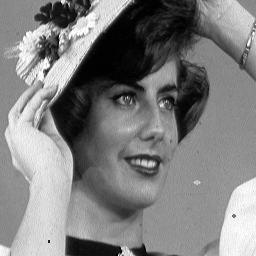
#> input picture Image_for_TeamSV/FEMME-NOISE.png, 256 x 256 px
$ python 'test 5-loc tuyen tinh.py'
#> lines starting #> are read from the running program, lines starting #| are printed output that depends on the picture
import cv2 as cv
import numpy as np
import matplotlib.pyplot as plt
from scipy.ndimage import convolve, gaussian_filter
import os

# Get the project directory and image path
project_dir = os.path.dirname(os.path.dirname(__file__))
image_path = os.path.join(project_dir, "Image_for_TeamSV", "FEMME-NOISE.png")

# Read the image
img = cv.imread(image_path, cv.IMREAD_GRAYSCALE)
#> img is the input picture: shape (256, 256); min 0, max 255, mean 127.1

# Check if the image was loaded successfully
if img is None:
    print("Không thể tải ảnh. Hãy kiểm tra đường dẫn.")
else:
    # Average filter
    average_filter = np.ones((3, 3)) / 9
    img_average_filtered = convolve(img, average_filter)
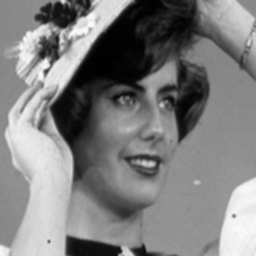
#> img_average_filtered: shape (256, 256); min 0, max 253, mean 126.7

    # Gaussian filter
    img_gaussian_filtered = gaussian_filter(img, sigma=1)

    # Sharpening filter
    sharpening_filter = np.array([
        [0, -1, 0],
        [-1, 5, -1],
        [0, -1, 0]
    ])
    img_sharpened = convolve(img, sharpening_filter)
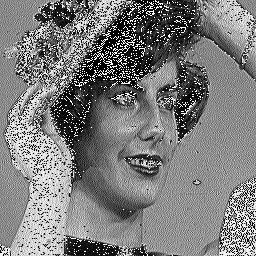
#> img_sharpened: shape (256, 256); min 0, max 255, mean 124.6

    # Display original and filtered images
    plt.figure(figsize=(15, 5))

    plt.subplot(1, 4, 1)
    plt.imshow(img, cmap='gray')
    plt.title('Ảnh gốc')

    plt.subplot(1, 4, 2)
    plt.imshow(img_average_filtered, cmap='gray')
    plt.title('Lọc trung bình')

    plt.subplot(1, 4, 3)
    plt.imshow(img_gaussian_filtered, cmap='gray')
    plt.title('Lọc Gaussian')

    plt.subplot(1, 4, 4)
    plt.imshow(img_sharpened, cmap='gray')
    plt.title('Lọc làm sắc nét')

    plt.tight_layout()
    plt.show()
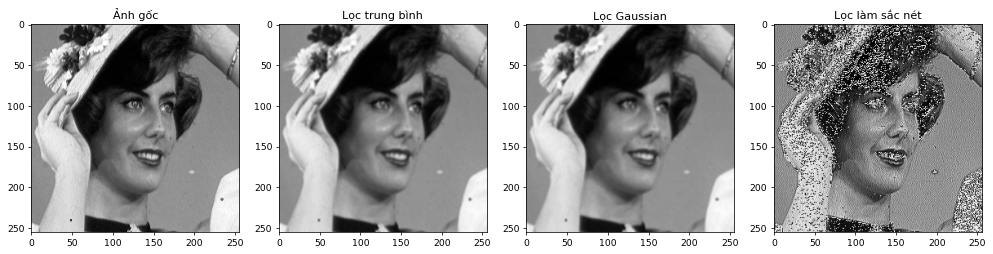
#> figure drawn by matplotlib, 4 panels

    # Display histograms
    plt.figure(figsize=(15, 5))

    plt.subplot(1, 4, 1)
    plt.hist(img.ravel(), bins=256, range=(0, 255), color='gray')
    plt.title('Histogram ảnh gốc')
    plt.xlabel('Mức xám')
    plt.ylabel('Số lượng pixel')

    plt.subplot(1, 4, 2)
    plt.hist(img_average_filtered.ravel(), bins=256, range=(0, 255), color='gray')
    plt.title('Histogram lọc trung bình')
    plt.xlabel('Mức xám')
    plt.ylabel('Số lượng pixel')

    plt.subplot(1, 4, 3)
    plt.hist(img_gaussian_filtered.ravel(), bins=256, range=(0, 255), color='gray')
    plt.title('Histogram lọc Gaussian')
    plt.xlabel('Mức xám')
    plt.ylabel('Số lượng pixel')

    plt.subplot(1, 4, 4)
    plt.hist(img_sharpened.ravel(), bins=256, range=(0, 255), color='gray')
    plt.title('Histogram lọc làm sắc nét')
    plt.xlabel('Mức xám')
    plt.ylabel('Số lượng pixel')

    plt.tight_layout()
    plt.show()
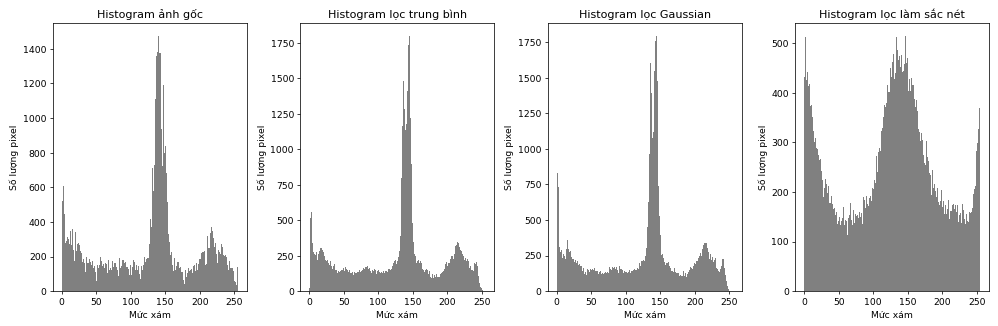
#> figure drawn by matplotlib, 4 panels; panel 1: tallest bar 1476 high, from x = 139.5 to 140.4; panel 2: tallest bar 1801 high, from x = 144.4 to 145.4; panel 4: tallest bar 515 high, from x = 146.4 to 147.4

$ run again, with Image_for_TeamSV/bagues-bg.png copied over Image_for_TeamSV/FEMME-NOISE.png
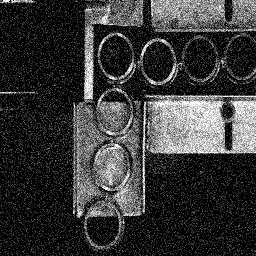
#> input picture Image_for_TeamSV/bagues-bg.png, 256 x 256 px
#> img is the input picture: shape (256, 256); min 0, max 255, mean 56.4
#> `img_sharpened = convolve(img, sharpening_filter)`:
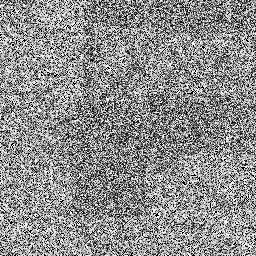
#> img_sharpened: shape (256, 256); min 0, max 255, mean 140.9
#> `plt.show()`:
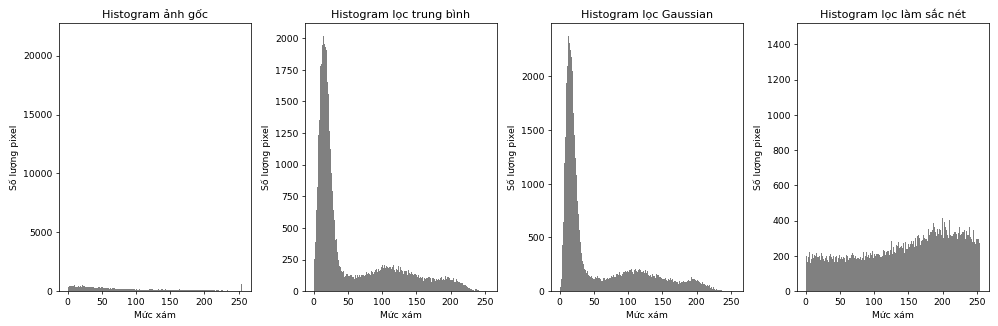
#> figure drawn by matplotlib, 4 panels; panel 1: tallest bar 21697 high, from x = 0 to 0.996; panel 2: tallest bar 2019 high, from x = 13.95 to 14.94; panel 3: tallest bar 2380 high, from x = 12.95 to 13.95; panel 4: tallest bar 1449 high, from x = 0 to 0.996
